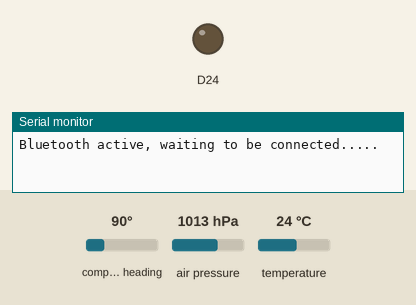
Simulated run of this sketch. Board: Arduino Nano 33 BLE. On the bench: output pins drawn as LEDs (lit = HIGH), the last lines printed to the serial monitor. The inputs (shaded band) are chosen by the test bench; at power-on: compass heading 90°, air pressure 1013 hPa, temperature 24 °C. Nothing arrives over Bluetooth unless stated; a phone connects over Bluetooth LE 3 s after start.

Above: at 0.1 s.
At 3.1 s:
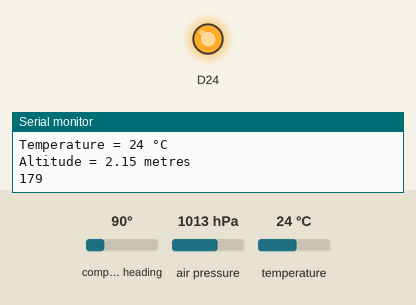
Timing chart, 0 to 4.6 s (numbered marks = the images above):
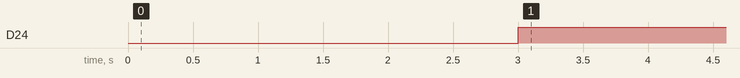

Measured:
- by itself, D24: LOW → HIGH at 3.0 s

The sketch:

Hyb_BeakonCompass.ino
```cpp
#define DECLINATION +0.36 // User location-specific.
#include <Arduino_LSM9DS1.h>
#include <Arduino_HTS221.h>
#include <ArduinoBLE.h>
#include <Arduino_LPS22HB.h>
float Po = 1013.25; // average pressure at mean sea-level (MSL) in the International Standard Atmosphere (ISA) is 1013.25 hPa
float P, T;
float To = 273.15;
float k = 0.0065;

BLEService sensorService("181A");  // Environmental_Sensor-Service
BLEShortCharacteristic sensorLevelChar1("2A6E", BLERead | BLENotify);   // Temperature-Characteristic
BLELongCharacteristic sensorLevelChar2("2A6C", BLERead | BLENotify);    // Elevation-Characteristic
BLELongCharacteristic sensorLevelChar3("2A2C", BLERead | BLENotify);   // MagDec.-Characteristic

int oldSensorLevel1 = 0;
int oldSensorLevel2 = 0;
int oldSensorLevel3 = 0;
long previousMillis = 0;

void setup() {
  Serial.begin(9600);
  while (!Serial);
  if (!IMU.begin()) {
    while (1);
  }
  if (!HTS.begin()) {
    while (1);
  }
  if (!BARO.begin()) {
    while (1);
  }
  pinMode(24, OUTPUT);

  if (!BLE.begin()) {
    Serial.println("Bluetooth init. failed!");
    while (1);
  }

  BLE.setLocalName("B&ND");
  BLE.setAdvertisedService(sensorService);
  sensorService.addCharacteristic(sensorLevelChar1);
  BLE.addService(sensorService);
  sensorLevelChar1.writeValue(oldSensorLevel1);

  sensorService.addCharacteristic(sensorLevelChar2);
  BLE.addService(sensorService);
  sensorLevelChar2.writeValue(oldSensorLevel2);

  sensorService.addCharacteristic(sensorLevelChar3);
  BLE.addService(sensorService);
  sensorLevelChar3.writeValue(oldSensorLevel3);

  // start advertising
  BLE.advertise();
  Serial.println("Bluetooth active, waiting to be connected.....");
}

void loop() {
  // waiting for a BLE central device.
  BLEDevice central = BLE.central();
  if (central) {
    Serial.print("Connected to central: ");
    Serial.println(central.address());
    digitalWrite(24, HIGH);  // indicate connection
    while (central.connected()) {
      long currentMillis = millis();
      if (currentMillis - previousMillis >= 200) {
        previousMillis = currentMillis;
        updateSensorLevel1();
        updateSensorLevel2();
        updateSensorLevel3();
      }
    }
    digitalWrite(24, LOW);
    Serial.print("Disconnected from central: ");
    Serial.println(central.address());
  }
}

void updateSensorLevel1() {
  float temperature = HTS.readTemperature();
  Serial.print("Temperature = ");
  Serial.print(temperature, 0);
  T = temperature;
  Serial.println(" °C");
  float sensorLevel1 = map(temperature, 0, 100, 0, 10000);
  sensorLevelChar1.writeValue(sensorLevel1);
  oldSensorLevel1 = sensorLevel1;
}

void updateSensorLevel2() {
  float pressure = BARO.readPressure();
  P = pressure*10;  // in hectoPascals. // [1hPa = 10kPa]
  float fP = (Po/P);       // pressure-factor.
  float x = (1/5.257);     // power-constant.
  double z = pow(fP,x);    // exponential pressure-grad.
  float height = (((z-1)*(T+To)) / k);
  Serial.print("Altitude = ");
  Serial.print(height);
  Serial.println(" metres");
  float sensorLevel2 = map(height, 0, 100, 0, 10000);
  sensorLevelChar2.writeValue(sensorLevel2);
  oldSensorLevel2 = sensorLevel2;
}

void updateSensorLevel3() {
  float l, m, n;
  if (IMU.magneticFieldAvailable())
  {
    IMU.readMagneticField(l, m, n);
  float yaw;
  if (m == 0)
    yaw = (l < 0) ? PI : 0;
  else
    yaw = atan2(l, m);
    yaw -= DECLINATION * PI / 180;
  if (yaw > PI) yaw += (PI);
  else if (yaw > -PI) yaw += (PI);
  // Converting Radians to Degrees:
  yaw *= 180.0 / PI;
  //Serial.print("  Yaw:  ");
  //Serial.println(yaw, 0);
  int Heading = yaw;
  Serial.println(Heading);
  float sensorLevel3 = map(Heading, 0, 100, 0, 10000);
  sensorLevelChar3.writeValue(sensorLevel3);
  oldSensorLevel3 = sensorLevel3;
}
}
```
